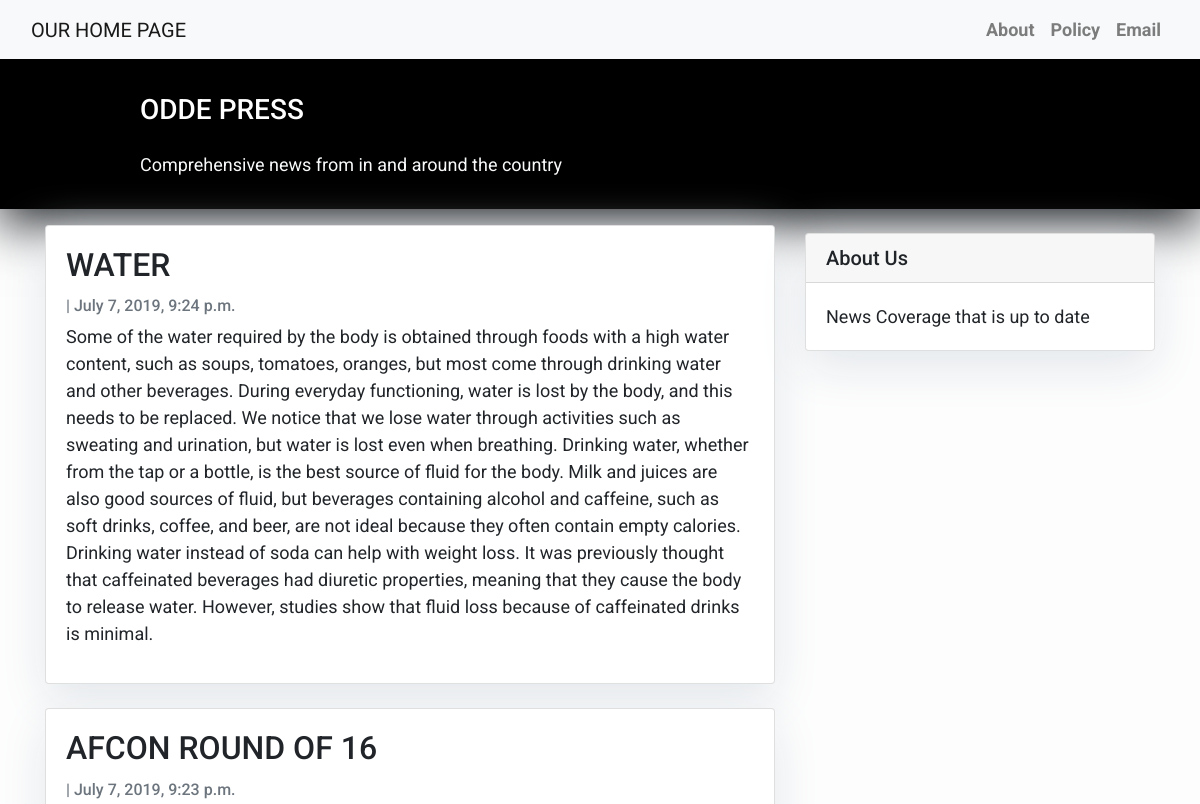
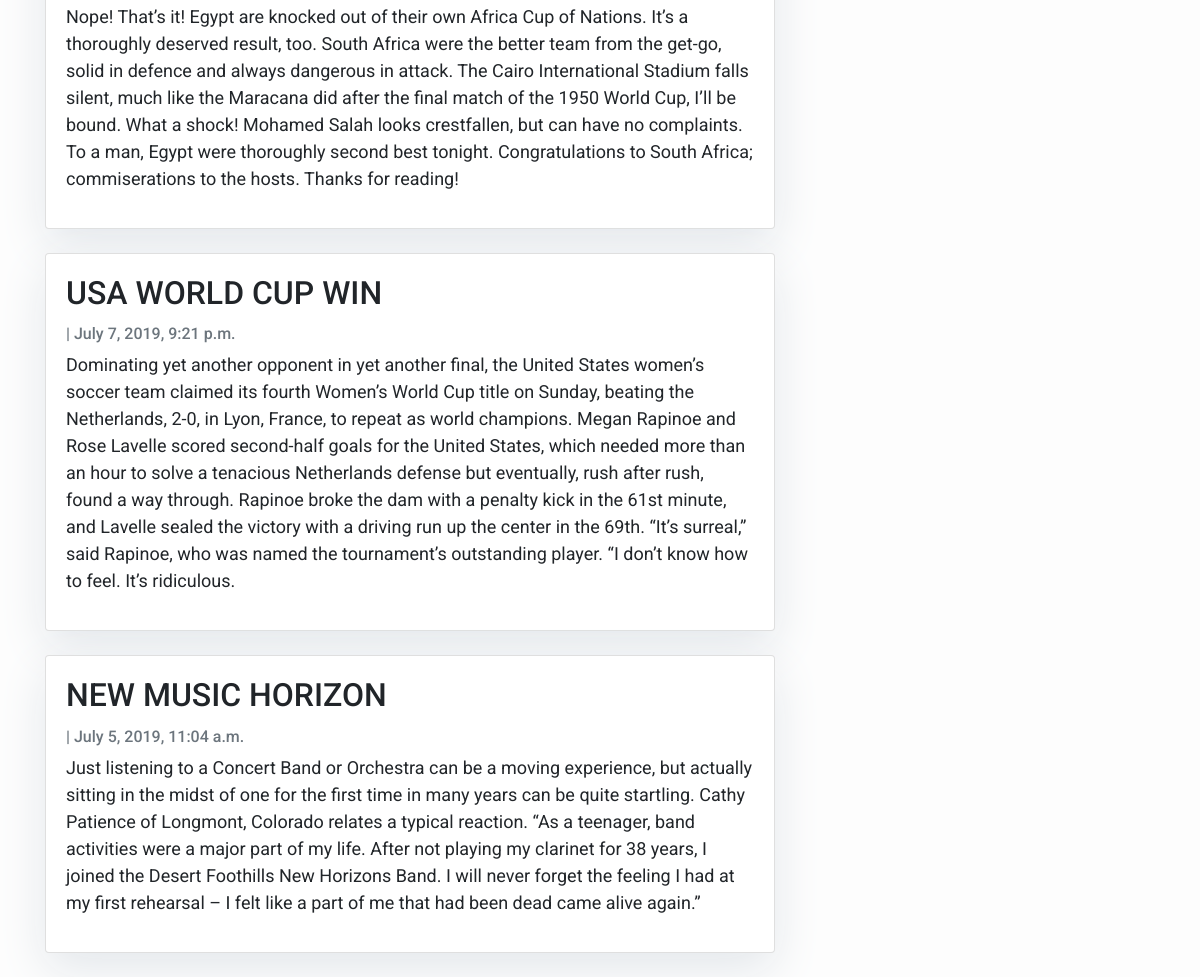
The app's page /Journalist/ with its own data (2 pictures, top to bottom).
### Journalist/models.py (models this page shows, shortened)
class Post(models.Model):
    title = models.CharField(max_length=200, unique=True)
    slug = models.SlugField(max_length=200, unique=True)
    author = models.ForeignKey(User, on_delete= models.CASCADE,related_name='blog_posts')
    updated_on = models.DateTimeField(auto_now= True)
    content = models.TextField()
    created_on = models.DateTimeField(auto_now_add=True)
    status = models.IntegerField(choices=STATUS, default=0)
    class Meta:
        ordering = ['-created_on']

### Journalist/views.py (the view)
# urls.py: path('', views.PostList.as_view(), name='home'),
class PostList(generic.ListView):
    queryset = Post.objects.filter(status=1).order_by('-created_on')
    template_name = 'index.html'

### templates/index.html (shortened to what this page needs)
<!DOCTYPE html>
<html lang="en">
<head>
</head>
<body>
{% extends "base.html" %}
{% block content %}
<header class="masthead">
    <div class="container">
        <div class="row">
            <div class=" col-md-8 col-md-10 mx-auto">
                <div class="site-heading">
                    <h3 class=" site-heading my-4 mt-3 text-white">ODDE PRESS </h3>
                    <p class="text-light">Comprehensive news from in and around the country
                    </p>
                </div>
            </div>
        </div>
    </div>
</header>
<div class="container">
    <div class="row">
        <div class="col-md-8 mt-3 left">
            {% for post in post_list %}
            <div class="card mb-4">
                <div class="card-body">
                    <h2 class="card-title">{{ post.title }}</h2>
                    <p class="card-text text-muted h6">{{ post.Author }} | {{ post.created_on}} </p>
                    <p class="card-text">{{post.content|slice:"1200" }}</p>
                </div>
            </div>
            {% endfor %}
        </div>
        {% block sidebar %} {% include 'sidebar.html' %} {% endblock sidebar %}
    </div>
</div>
{%endblock%}

### templates/base.html (shortened to what this page needs)
<!DOCTYPE html>
<html>
    <head>
        <link rel="stylesheet" href="https://maxcdn.bootstrapcdn.com/bootstrap/4.0.0/css/bootstrap.min.css"
 />
    </head>
    <body>
        <nav class="navbar navbar-expand-lg navbar-light bg-light shadow" id="mainNav">
            <div class="container-fluid">
                <a class="navbar-brand" href="{% url 'home' %}">OUR HOME PAGE</a>
                <div class="collapse navbar-collapse" id="navbarResponsive">
                    <ul class="navbar-nav ml-auto">
                        <li class="nav-item text-black">
                            <a class="nav-link text-black font-weight-bold" href="#">About</a>
                        </li>
                        <li class="nav-item text-black">
                            <a class="nav-link text-black font-weight-bold" href="#">Policy</a>
                        </li>
                        <li class="nav-item text-black">
                            <a class="nav-link text-black font-weight-bold" href="mailto:tnyawara@gmail.com">Email</a>
                        </li>
                    </ul>
                </div>
            </div>
        </nav>
        {% block content %}
        {% endblock content %}
    </body>

### templates/sidebar.html (shortened to what this page needs)
<!DOCTYPE html>
<html lang="en">
<head>
</head>
<body>
{% block sidebar %}
<div class="col-md-4 float-left ">
<div class="card my-4">
        <h5 class="card-header">About Us</h5>
    <div class="card-body">
        <p class="card-text"> News Coverage that is up to date</p>
    </div>
</div>
</div>
{% endblock sidebar %}
</body>
</html>

### templates/base.html (style rules this page uses)
body { font-family: "Roboto", sans-serif; font-size: 17px; background-color: #fdfdfd; }
.shadow { box-shadow: 0 4px 2px -2px rgba(0, 0, 0, 0.1); }
.masthead { background:black; height: auto; padding-bottom: 15px; box-shadow: 0 16px 48px ; padding-top: 10px; }

### templates/index.html (style rules this page uses)
body { font-family: "Roboto", sans-serif; font-size: 18px; background-color: #fdfdfd; }
.card { box-shadow: 0 16px 48px #E3E7EB; }

### templates/sidebar.html (style rules this page uses)
.card { box-shadow: 0 16px 48px #E3E7EB; }

### records on screen
Post: title "WATER", created_on "July 7, 2019, 9:24 p.m.", content "Some of the water required by the body is obtained through foods with a high water content, such as soups, tomatoes, oranges, but most come through drinking water and other beverages. During everyday functioning, water is lost by the body, and this needs to be replaced. We notice that we lose water through activities such as sweating and urination, but water is lost even when breathing. Drinking water, whether from the tap or a bottle, is the best source of fluid for the body. Milk and juices are also good sources of fluid, but beverages containing alcohol and caffeine, such as soft drinks, coffee, and beer, are not ideal because they often contain empty calories. Drinking water instead of…"
Post: title "AFCON ROUND OF 16", created_on "July 7, 2019, 9:23 p.m.", content "Nope! That’s it! Egypt are knocked out of their own Africa Cup of Nations. It’s a thoroughly deserved result, too. South Africa were the better team from the get-go, solid in defence and always dangerous in attack. The Cairo International Stadium falls silent, much like the Maracana did after the final match of the 1950 World Cup, I’ll be bound. What a shock! Mohamed Salah looks crestfallen, but can have no complaints. To a man, Egypt were thoroughly second best tonight. Congratulations to South Africa; commiserations to the hosts. Thanks for reading!"
Post: title "USA WORLD CUP WIN", created_on "July 7, 2019, 9:21 p.m.", content "Dominating yet another opponent in yet another final, the United States women’s soccer team claimed its fourth Women’s World Cup title on Sunday, beating the Netherlands, 2-0, in Lyon, France, to repeat as world champions. Megan Rapinoe and Rose Lavelle scored second-half goals for the United States, which needed more than an hour to solve a tenacious Netherlands defense but eventually, rush after rush, found a way through. Rapinoe broke the dam with a penalty kick in the 61st minute, and Lavelle sealed the victory with a driving run up the center in the 69th. “It’s surreal,” said Rapinoe, who was named the tournament’s outstanding player. “I don’t know how to feel. It’s ridiculous."
Post: title "NEW MUSIC HORIZON", created_on "July 5, 2019, 11:04 a.m.", content "Just listening to a Concert Band or Orchestra can be a moving experience, but actually sitting in the midst of one for the first time in many years can be quite startling. Cathy Patience of Longmont, Colorado relates a typical reaction. “As a teenager, band activities were a major part of my life. After not playing my clarinet for 38 years, I joined the Desert Foothills New Horizons Band. I will never forget the feeling I had at my first rehearsal – I felt like a part of me that had been dead came alive again.”"
